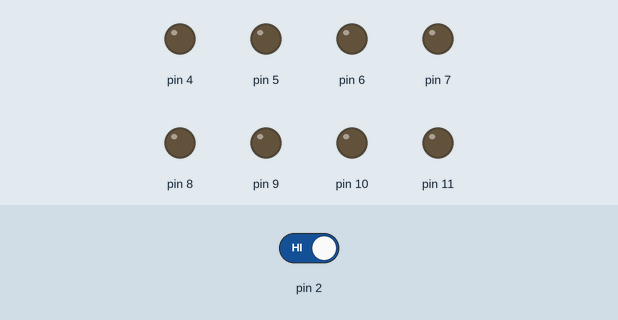
This sketch was run on a simulated Arduino Uno, built with avr-gcc and run on an emulated ATmega328P. Shown: output pins drawn as LEDs (lit = HIGH). Dashed ring = blinking. The test bench sets the inputs (shaded band); at power-on: pin 2 HIGH. What the sketch prints to the serial monitor is not drawn.

Above: at 1.2 s.
1.3 s: pin 2 driven LOW
At 1.45 s:
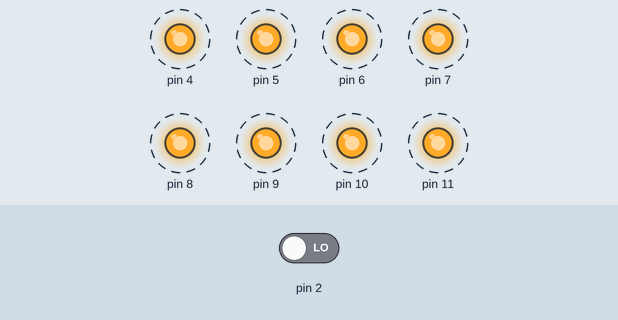
4.3 s: pin 2 driven HIGH
At 5.3 s:
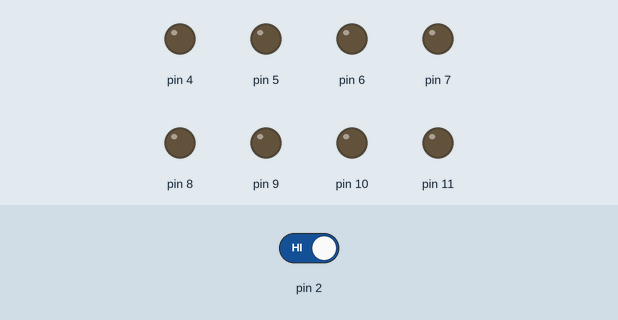
Timing chart, 0 to 7.3 s (numbered marks = the images above; inputs shaded):
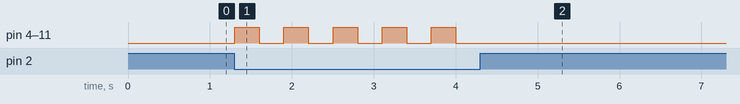

Measured:
- after the input at 1.3 s, pin 4–11: alternates HIGH for 0.30 s and LOW for 0.30 s, starting at once
- after the input at 4.3 s, pin 4–11: stops changing and stays LOW

The sketch:

alarma-inclinacion.ino
```cpp
/*
    Alarma de inclinación

    <  W  >
    LOW
    digitalWrite();

*/

void setup() {
  Serial.begin(9600); // Inicializar comunicación serie

  for(int i = 4; i <= 11; i++)
  {
    pinMode(i, OUTPUT);
  }

  pinMode(2, INPUT);
}

void loop() {

  if(digitalRead(2) == LOW)
  {
    alarma();
  }else
  {
    reset();
  }

  Serial.println(digitalRead(2));

}

//funciones

void alarma()
{
  for(int i = 4; i <= 11; i++)
  {
    digitalWrite(i, HIGH);
  }

  delay(300);

  for(int i = 4; i <= 11; i++)
  {
    digitalWrite(i, LOW);
  }

  delay(300);
}

void reset()
{
  for(int i = 4; i <= 11; i++)
  {
    digitalWrite(i, LOW);
  }
}
```
